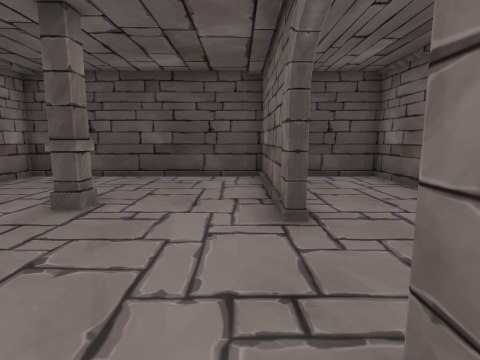
[1] (above)

21 first-person views from a walk through a Unity game level. The camera is 1.3 m above the floor, tilts 8° down and sees 80° across. The floor is counted in squares, 1 m on a side. Each view is taken from the middle of a square. On the plan, view 1 faces up. The plan holds only what a view shows up to about 13 squares ahead; the rest is blank. The place goes on beyond the plan. The player is left out. Some surface patterns are stand-ins.

[2]
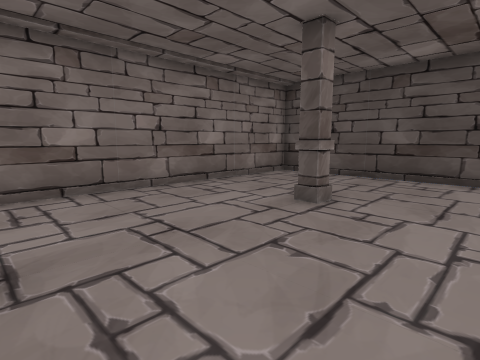

[3]
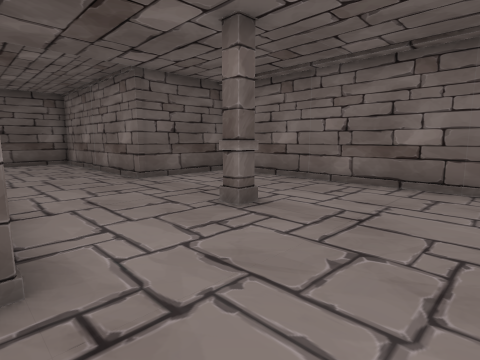

[4]
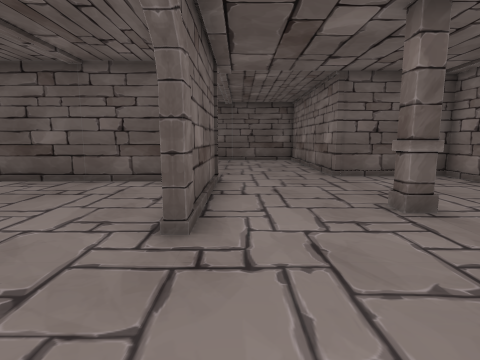

[5]
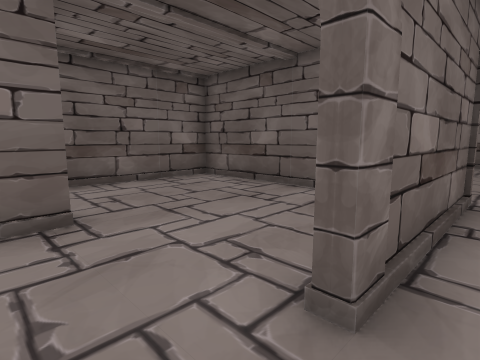

[6]
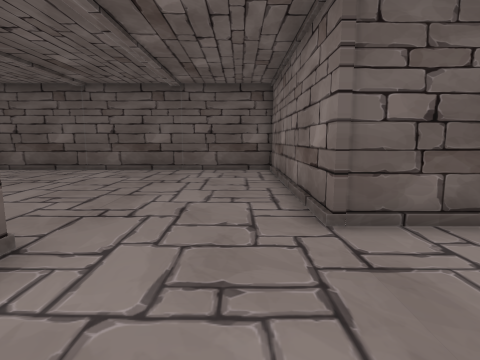

[7]
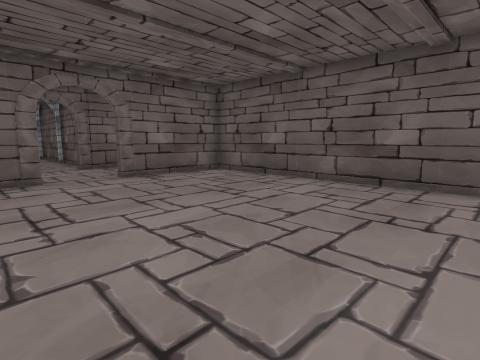

[8]
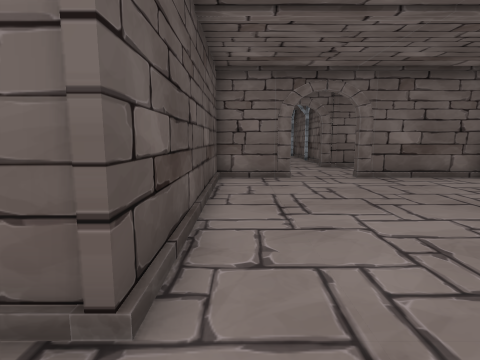

[9]
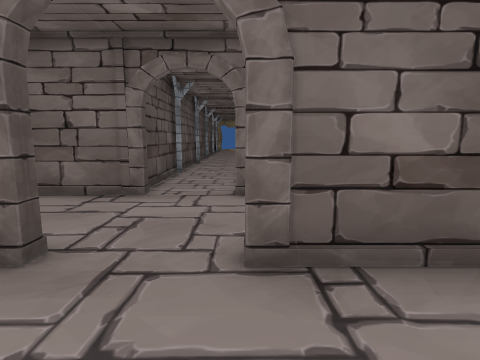

[10]
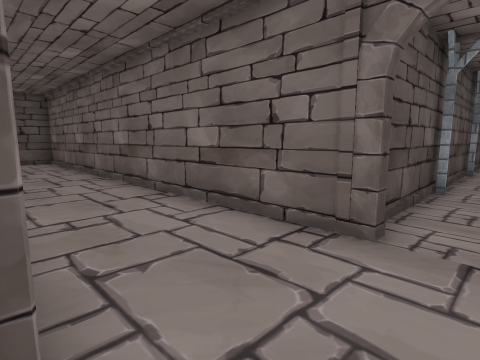

[11]
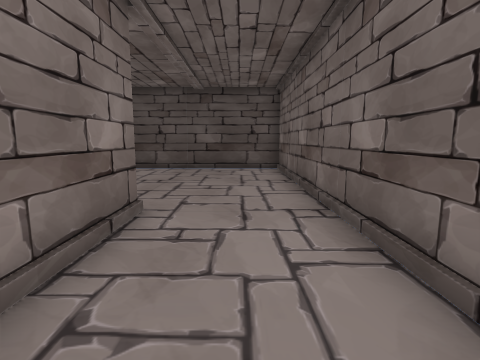

[12]
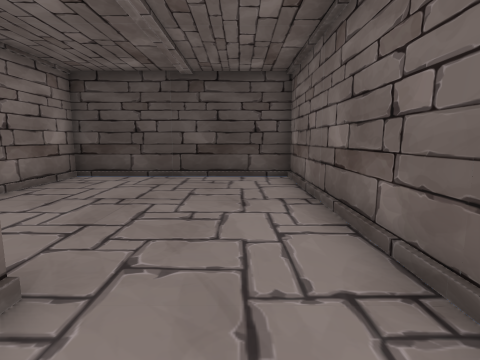

[13]
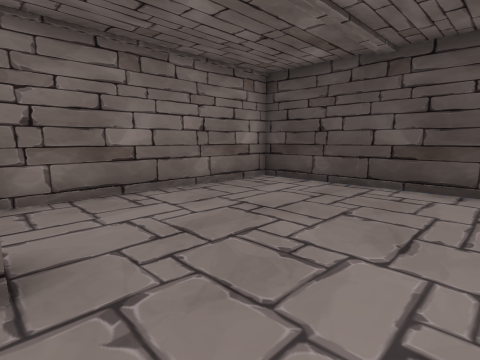

[14]
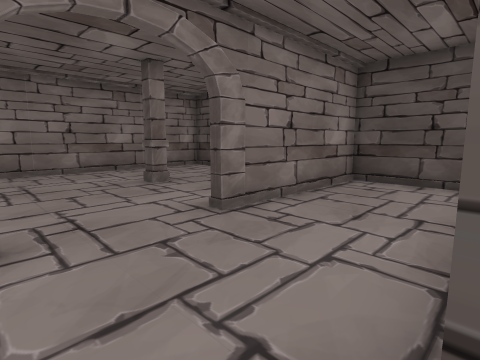

[15]
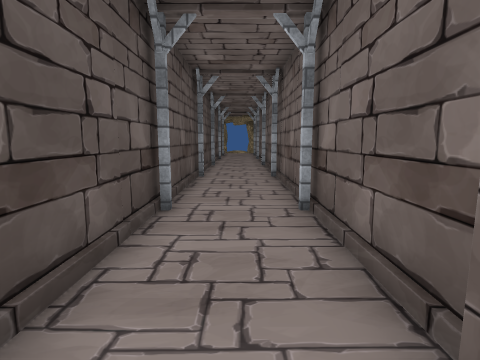

[16]
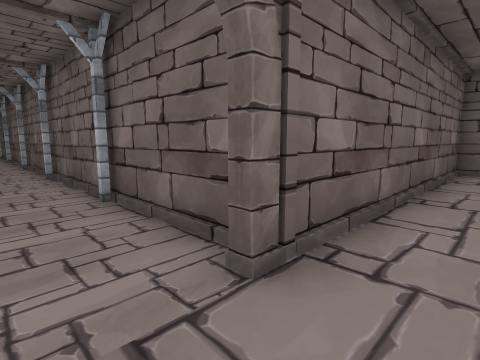

[17]
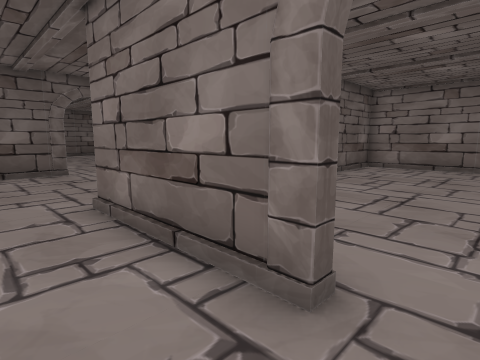

[18]
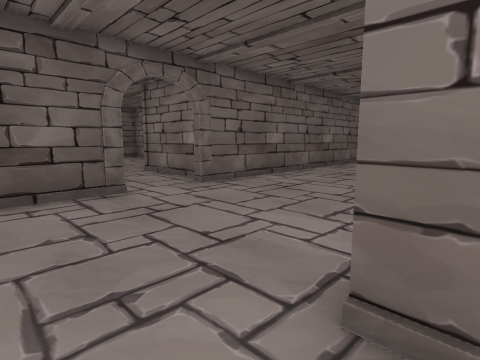

[19]
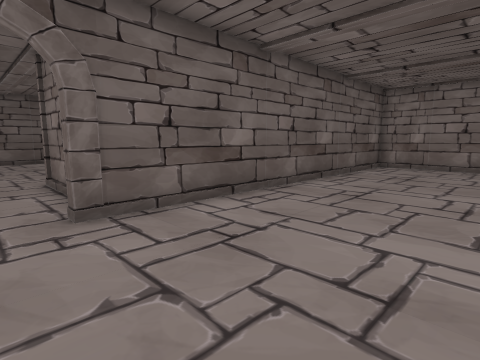

[20]
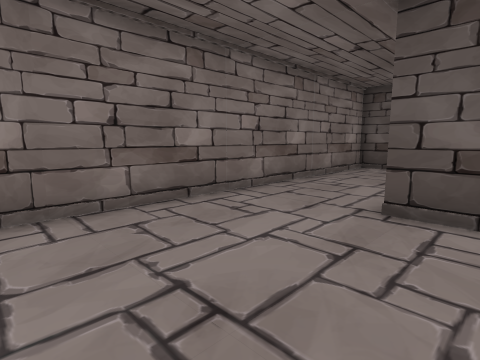

[21]
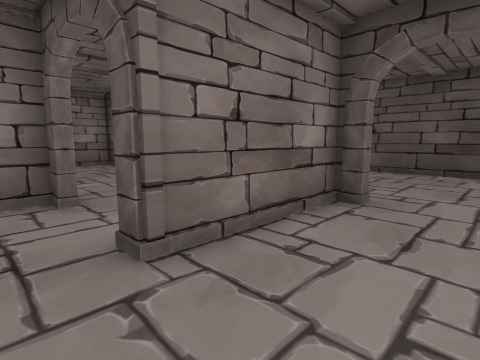

### Floor plan
Points are (right, up) in squares from view 1. A wall is a line through its corners. A room is listed if a view was taken in it or the views show most of it. See-through windows are left out.
Room 1 (views 1, 2, 3, 4, 5, 6, 7, 8, 9, 10, 11, 12, 13, 14, 15, 16, 17, 18, 19, 20, 21)
walls: (2.4, -4) (8.9, -4); (9.2, -6.7) (8.9, -6.7) (8.9, 0.9); (8.8, -4.2) (0.7, -4.2) (0.7, 1.2) (1.1, 1.2); (7, -13.7) (3.4, -13.7); (12.8, -6.8) (12.8, 10.2) (1, 10.2) (1, 4.4); (4.9, 1.8) (4.9, 2.8); (-2.4, -13.7) (-3.8, -13.7); (13.6, -9.4) (20.6, -9.4); (-6.2, -5.5) (-7.1, -5.5); (9.1, 2.2) (9.1, -1); (-7.5, -5.9) (-7.5, -19.1); (0.7, 4.4) (0.7, 10.2) (-7.5, 10.2) (-7.5, -5.3) (-3.4, -5.3) (-3.4, -13.5) (8.9, -13.5) (8.9, -8.9) (9.1, -8.9) (9.1, -13.9); (8, -20) (10.5, -20); (4.9, 7.8) (4.9, 10.2); (12, -20) (12.8, -20) (12.8, -8.9) (13.1, -8.9); (20.6, -6.4) (13.6, -6.4); (-6.6, -20) (5.7, -20) (5.7, -20.3) (5.1, -20.3) (5.1, -24.7); (5.1, 10.2) (5.1, 2.5)
ways out: opening at (5, -25.5)
objects: pillar (-3, 0); pillar (-3, 5) to (-3, 6); pillar (17, -9); pillar (17, -7)

Where each view was taken, in squares from view 1:
view 1: 0 up, 0 right, facing up
view 2: 0 up, 0 right, facing up-left
view 3: 4 up, 1 right, facing down-left
view 4: 5 up, 0 right, facing down
view 5: 3 up, 0 right, facing down-right
view 6: 1 down, 2 left, facing down
view 7: 5 down, 1 left, facing down-right
view 8: 5 down, 1 left, facing right
view 9: 9 down, 6 right, facing right
view 10: 8 down, 9 right, facing up-right
view 11: 3 down, 11 right, facing up
view 12: 0 up, 11 right, facing up
view 13: 2 up, 12 right, facing up-left
view 14: 1 up, 5 right, facing up-left
view 15: 8 down, 12 right, facing right
view 16: 7 down, 11 right, facing down-right
view 17: 8 down, 11 right, facing down-left
view 18: 13 down, 11 right, facing down-left
view 19: 15 down, 7 right, facing down-left
view 20: 19 down, 2 left, facing up-left
view 21: 26 down, 8 right, facing up-left
